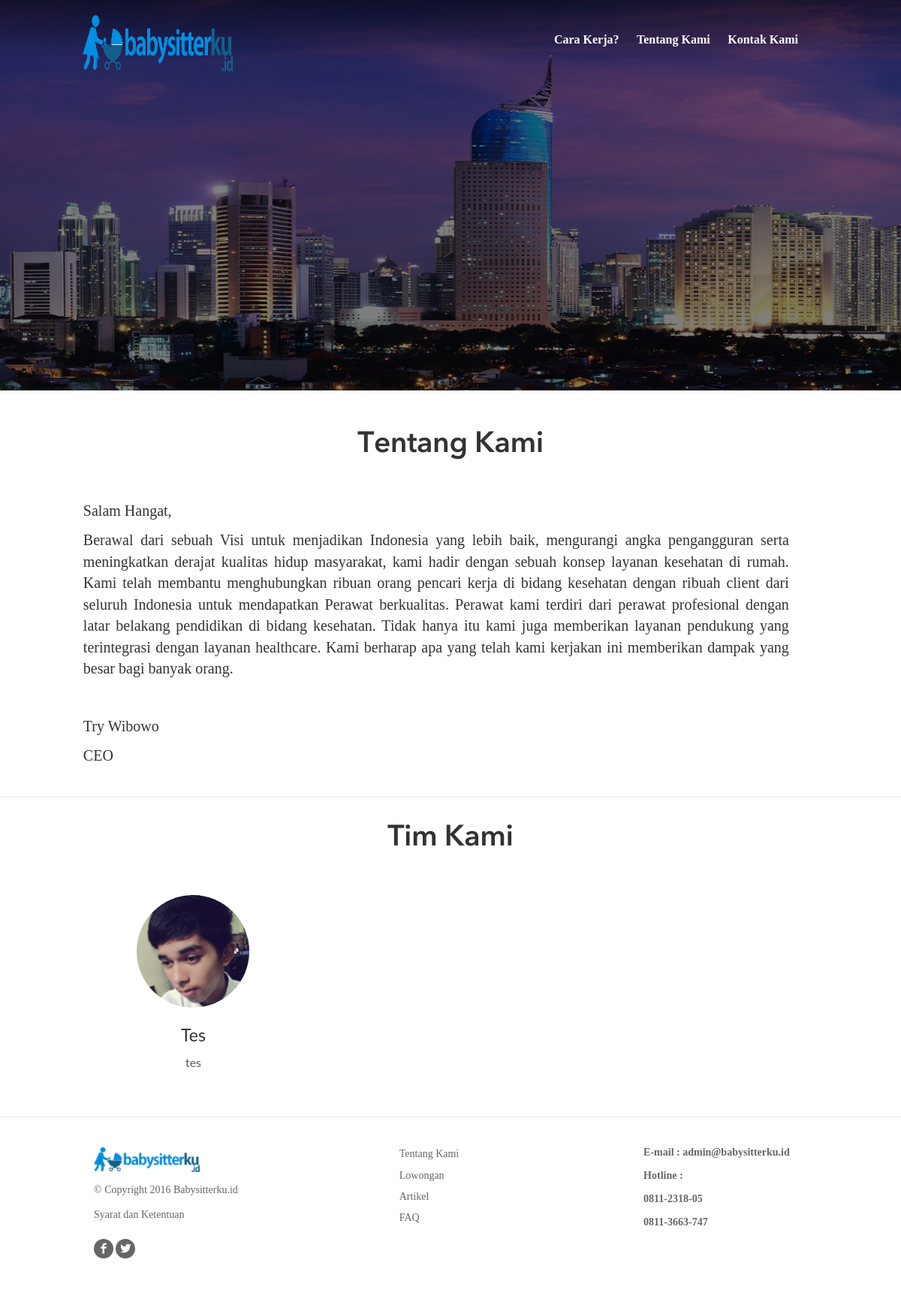
The app's page /index.php/about with its own data.
### tables this page shows
CREATE TABLE IF NOT EXISTS `page` (
  `id` int(11) NOT NULL,
  `nama` varchar(32) NOT NULL,
  `link` varchar(32) NOT NULL,
  `isi` text NOT NULL
);

CREATE TABLE IF NOT EXISTS `tim` (
  `id` tinyint(3) unsigned NOT NULL,
  `foto` varchar(16) NOT NULL DEFAULT 'default.jpg',
  `nama` varchar(50) NOT NULL,
  `job` varchar(16) NOT NULL,
  `keterangan` varchar(512) NOT NULL
);

### application/controllers/About.php (called while the page is built, shortened)
<?php
class About extends CI_Controller {
	function index()
	{
		$this->load->model('web/tim_model','tim_model');
		$this->load->model('web/page_model','page_model');
		$this->load->model('web/partner_model','partner_model');
		$this->load->model('web/kontak_model','kontak');
		$data['page']=$this->page_model->getbylink('about');
		$data['tim']=$this->tim_model->get_all();
		$kontak['email']= $this->kontak->get('Email')->isi;
		$kontak['hotline1']= $this->kontak->get('Hotline 1')->isi;
		$kontak['hotline2']= $this->kontak->get('Hotline 2')->isi;
		$title="About | Insan Medika | Home Health Care Provider";
		$desc = "Babysitterku merupakan agen penyalur babysitter untuk datang kerumah yang berbasis website dengan proses mudah dan praktis";
		$this->load->view('front/template/home-head',array('title' => $title,'description'=>$desc));
		$this->load->view('front/template/home-header');
		$this->load->view('front/konten/about',$data);
		$this->load->view('front/template/home-footer',$kontak);
	}
}

### index.php (called while the page is built, shortened)
<?php
require_once BASEPATH.'core/CodeIgniter.php';

### application/models/web/Page_model.php (called while the page is built, shortened)
<?php
class page_model extends CI_Model {
	public function getbylink($link)
	{
		$this->db->where('link',$link);
		$query = $this->db->get('page');
		return $query->row();
	}
}

### application/models/web/Tim_model.php (called while the page is built, shortened)
<?php
class tim_model extends CI_Model {
	public function get_all()
	{
		$query = $this->db->get('tim');
		return $query->result();
	}
}

### application/views/front/konten/about.php (the view, shortened to what this page needs)
<div class="overview">
    <ul class="cb-slideshow">
        <li>
            <?=img('wallpaper/about.jpg')?>
        </li>
    </ul>
      <div class="hero full-block">
          <div class="wrapper">
              <div class="dynamic-row">
                  <div class="wrapper  wrap1">
                      <h1 class="title-wrapper choose-account"> <span class="hero_heading">  </span> <span class="hero_subtitle"></span>
                      </h1>
                  </div>
                  <div class="wrapper choose-account-wrapper">
                      <div class="dynamic-row">
                          <div class="centered_medium_anchor tellme_bttn -bttn -blue"> <a href="" rel="media-gallery" title="" style="color:#fff;"></a>
                              <br><br><br><br>
                        </div>
                      </div>
                  </div>
              </div>
          </div>
      </div>
    <div class="about">
        <div class="wrapper wrapper-title">
            <h2>Tentang Kami </h2>
        </div>
        <div class="container">
            <div class="row">
                <div class="col-lg-12 col-lg-offset-1 col-md-12">
                    <p><?=$page->isi?></p>
                </div>
            </div>
        </div>
    </div>
    <div class="tim">
        <div class="wrapper wrapper-title">
            <h2> Tim Kami </h2>
        </div>
        <div class="container">
            <div class="row">
                <div class="col-lg-12 col-lg-offset-1 col-md-12 text-center">
                    <div class="row">
                      <?php $i=0; foreach ($tim as $k): $i++;?>
                        <div class="col-md-4 col-sm-4">
                          <div class="each-step">
                              <?=img('tim/'.$k->foto,array('class'=>'foto-bunder'))?>
                              <p><?=$k->nama?></p>
                              <p class="subb"><?=$k->job?></p>
                            </div>
                        </div>
                      <?php endforeach; ?>
                    </div>
                </div>
            </div>
        </div>
    </div>

### application/helpers/asset_helper.php (shortened to what this page needs)
<?php  if ( ! defined('BASEPATH')) exit('No direct script access allowed');
if ( ! function_exists('css_url'))
{
    function css_url()
    {
        $CI =& get_instance();
        return base_url() . $CI->config->item('css_path');
    }
}
if ( ! function_exists('img_url'))
{
    function img_url()
    {
        $CI =& get_instance();
        return base_url() . $CI->config->item('img_path');
    }
}
if ( ! function_exists('css'))
{
    function css($file, $media='all')
    {
        return '<link rel="stylesheet" type="text/css" href="' . css_url() . $file . '" media="' . $media . '">'."\n";
    }
}
if ( ! function_exists('img'))
{
    function img($file,  $atts = array())
    {
		$url = '<img src="' . img_url() . $file . '"';
		foreach ( $atts as $key => $val )
			$url .= ' ' . $key . '="' . $val . '"';
		$url .= " />\n";
        return $url;
    }
}

### assets/css/front.css (style rules this page uses)
.row { display: block; width: 970px; margin: 0 -5px; *zoom: 1; }
.row:before, .row:after { content: ""; display: table; }
.row:after { clear: both; }
.dynamic-row { display: block; width: 100%; margin: 0; padding: 0; *zoom: 1; }
.dynamic-row:before, .dynamic-row:after { content: ""; display: table; }
.dynamic-row:after { clear: both; }
h1, h2 { text-shadow: none; }
.overview .hero { -webkit-background-size: cover; -moz-background-size: cover; -o-background-size: cover; background-size: cover; position: absolute; top: 0; left: 0; right: 0; height:700px; }
.overview .hero { height: 94.7%; left: 0; position: relative; right: 0; top: 0; margin-top: -80px; }
.centered_medium_anchor { display: block; float: left; width: 100%; text-align: center; margin: 32px auto 0; color: white !important; font-weight: bold; letter-spacing: 2px; font-size: 24px; max-width: 400px; margin: 32px auto; float: none; }
.overview .hero .dynamic-row { padding-top: 37px; max-width: 960px; margin: 0 auto; -webkit-box-sizing: border-box; -moz-box-sizing: border-box; box-sizing: border-box; position: relative; z-index: 1; }
.overview .wrapper-title { text-align: center; margin: 0 auto 50px; -webkit-font-smoothing: antialiased; -moz-osx-font-smoothing: grayscale; }
.overview .wrapper-title h2 { font-size: 38.99px; line-height: 49.994px; letter-spacing: -0.01em; font-weight: 400; width: 85%; margin: 0 auto 40px; }
.centered_medium_anchor { color: white !important; display: block; float: left; font-size: 18px; font-weight: bold; letter-spacing: 2px; margin: 32px auto 32px 164px; max-width: 66%; text-align: center; width: 100%; }
.overview .hero { height: 94.7%; left: 0; margin-top: -50px; position: relative; right: 0; top: 0; }
.choose-account-wrapper { margin-bottom: 68px; padding-left: 0; padding-right: 0; }
.foto-bunder { border-radius:50%; height: 150px; width: 150px; margin-bottom: 20px; }

### assets/css/home-login.css (style rules this page uses)
.row { display: block; margin: 0 -5px; width: 970px; }
.row::before, .row::after { content: ""; display: table; }
.row::after { clear: both; }
.dynamic-row { display: block; margin: 0; padding: 0; width: 100%; }
.dynamic-row::before, .dynamic-row::after { content: ""; display: table; }
.dynamic-row::after { clear: both; }
.title-wrapper { font-size: 28px; font-weight: 400; letter-spacing: -0.01em; line-height: 35.994px; margin: 0 auto; padding-bottom: 40px; text-align: center; }
.title-wrapper.choose-account { padding: 15px 0; }
.login-wrapper, .signup-wrapper, .reset-password-wrapper, .choose-account-wrapper { margin: 0 auto; padding: 30px 40px 2px; text-align: center; }
.choose-account-wrapper { padding-left: 0; padding-right: 0; margin-bottom: 90px; }

### assets/css/avenir-next.css (style rules this page uses)
.row { display:block;width:970px;margin:0 -5px;*zoom:1 }
.row:before,.row:after { content:"";display:table }
.row:after { clear:both }
.dynamic-row { display:block;width:100%;margin:0;padding:0;*zoom:1 }
.dynamic-row:before,.dynamic-row:after { content:"";display:table }
.dynamic-row:after { clear:both }

### assets/css/slider.css (style rules this page uses)
.cb-slideshow, .cb-slideshow:after { height: 520px; left: 0; position: absolute; top: 0; width: 100%; z-index: 0; }
.cb-slideshow li img { width: 100%; height: 520px; position: absolute; top: 0px; left: 0px; z-index: 0; }

### assets/css/gx-sidemenu-light.css (style rules this page uses)
body { font-family: Raleway; }

### records on screen
page: isi "Salam Hangat, Berawal dari sebuah Visi untuk menjadikan Indonesia yang lebih baik, mengurangi angka pengangguran serta meningkatkan derajat kualitas hidup masyarakat, kami hadir dengan sebuah konsep layanan kesehatan di rumah. Kami telah membantu menghubungkan ribuan orang pencari kerja di bidang kesehatan dengan ribuah client dari seluruh Indonesia untuk mendapatkan Perawat berkualitas. Perawat kami terdiri dari perawat profesional dengan latar belakang pendidikan di bidang kesehatan. Tidak hanya itu kami juga memberikan layanan pendukung yang terintegrasi dengan layanan healthcare. Kami berharap apa yang telah kami kerjakan ini memberikan dampak yang besar bagi banyak orang. Try Wibowo CEO"
tim: shows a picture, nama "Tes", job "tes"

### other values on screen
$email "admin@babysitterku.id"
$hotline1 "0811-2318-05"
$hotline2 "0811-3663-747"
